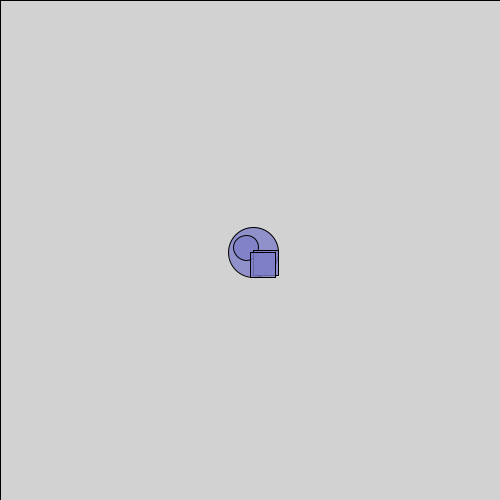
Frame 1 (no input)
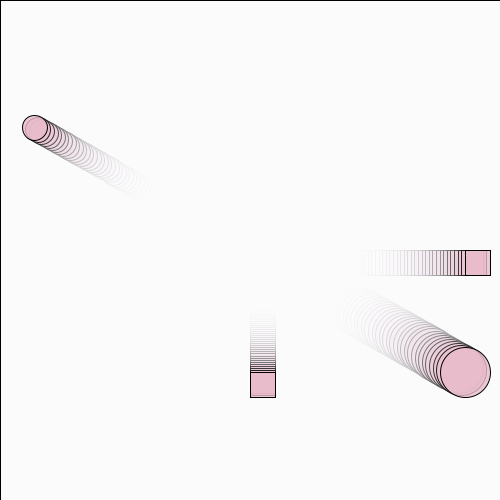
Frame 60 (the mouse pressed at the canvas centre just before this capture)
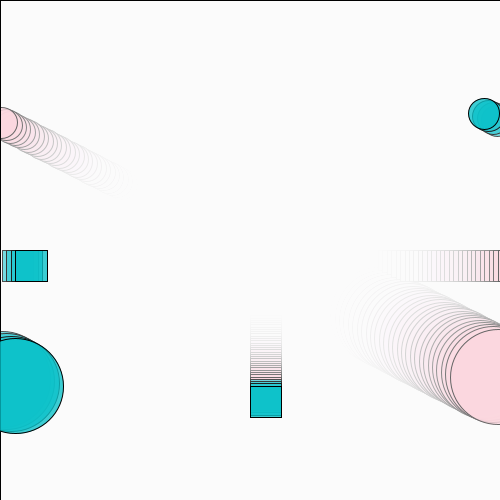
Frame 120 (the mouse held since frame 60 and released just before this capture)

The Processing sketch that drew these frames (run headless with seeded random() and noise(); from frame 60 on, the mouse is pressed at the canvas centre):

// Processing sketch: mohtaayaan_LATE_2812_344085_part_2
// ── mohtaayaan_LATE_2812_344085_part_2.pde
// Quiz Part 2: Moving Shapes Pattern
// Fill in the missing code to create a moving pattern

// Position variables
float x;
float y;
float xspeed;
float yspeed;
float size1;
float size2;

void setup() {
  // Create a 500x500 canvas
  size(500, 500); // 1/1

  // Initialize all variables
  x = width/2;
  y = height/2;
  xspeed = random(1,5); // Choose a number between 1-5
  yspeed = random(1, 5); // Choose a number between 1-5
  size1 = 50;
  size2 = 25;
  // 1/1
}

void draw() {
  // Create motion blur effect with transparent background
  fill(255, 30);
  // Draw a rectangle the size of the entire canvas using width and height
  rect(0, 0, width, height); // 1/1

  // Update positions using speed variables
  x = x + xspeed;
  y = y + yspeed;
  // 2/2

  // Wrap positions using modulo
  x = x % width;
  y = y % height;

  // Create colors based on position
  // Use x and y variables to set R and G values for the fill
  fill(x/2, y/2, 200, 200);
  // 1/1

  // Draw pattern of shapes
  circle(x, y, size1);
  circle(width-x, height-y, size2);
  square(x, height/2, size2);
  square(width/2, y, size2);
}

void mousePressed() {
  // Move shapes to mouse position
  x = mouseX;
  y = mouseY;

  // Give sizes new random values between 10 and 100
  size1 = random(10, 100);
  size2 = random(10, 100);
  
  // Give speed new random values between 1 and 5
  xspeed = random(1, 5); 
  yspeed = random(1, 5); 
  // 4/4
}

// TOTAL: 10/10, 19/20
